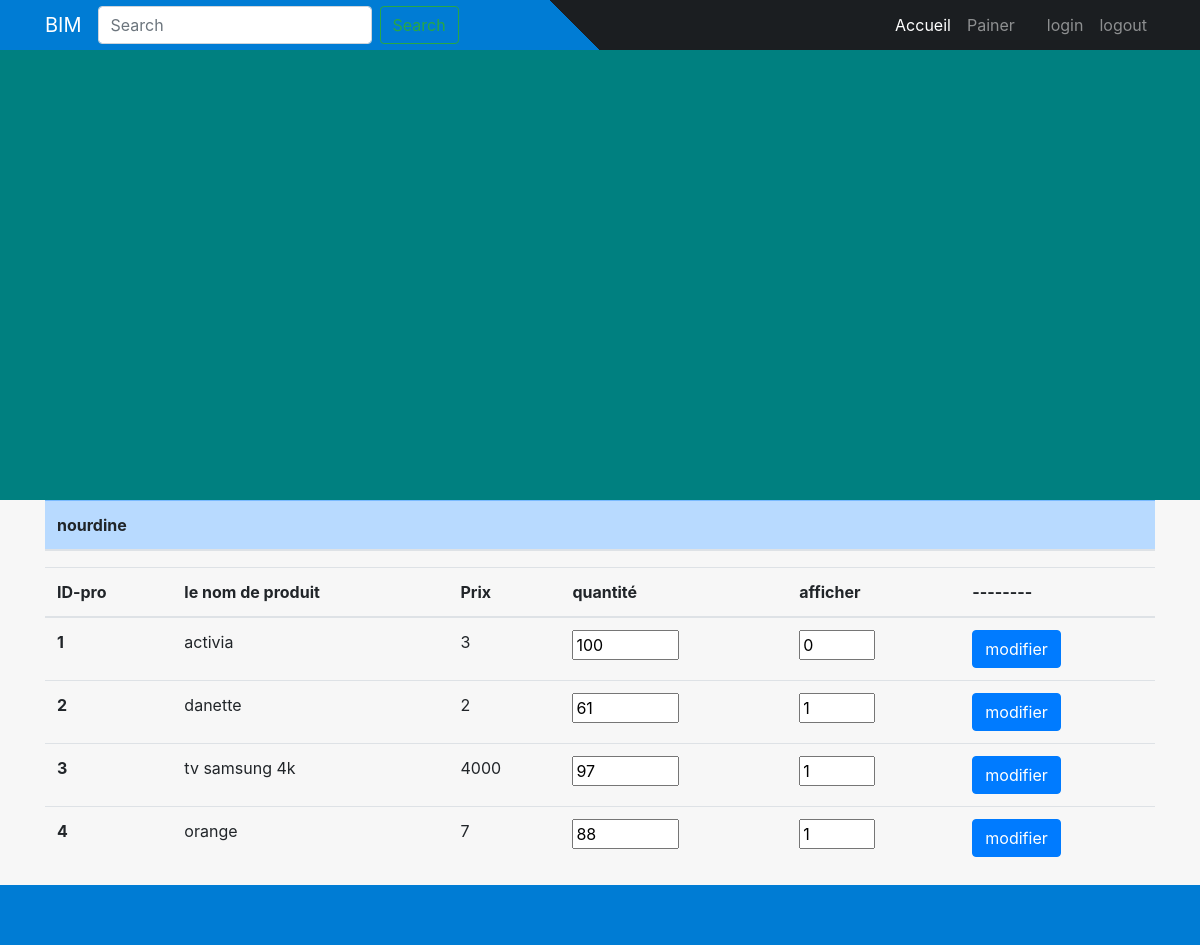
/gestionner.php, run on an earlier commit of the app's database.
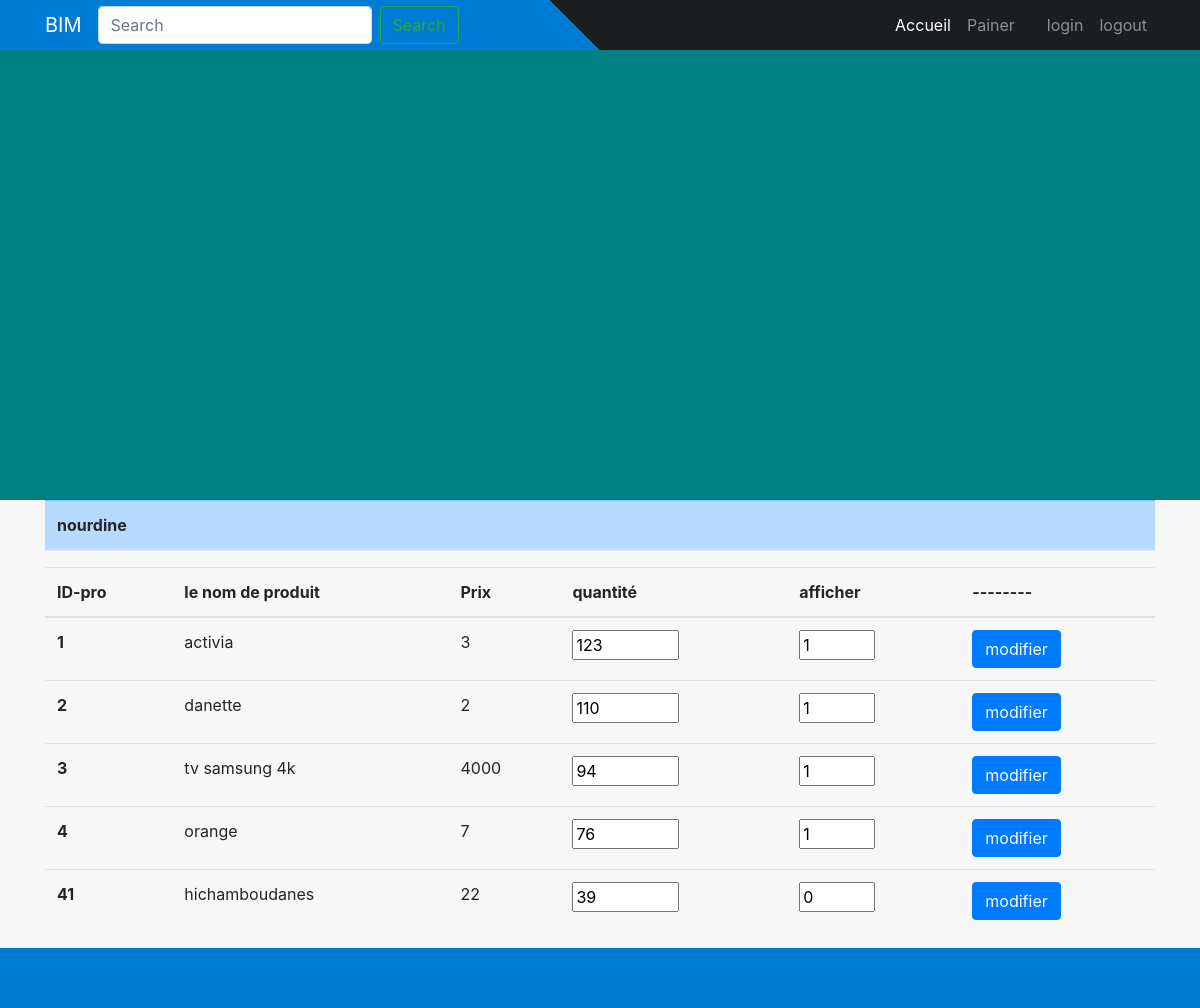
And on a later commit of the database.
### tables this page shows
CREATE TABLE IF NOT EXISTS `user` (
  `id_user` int(10) unsigned NOT NULL AUTO_INCREMENT,
  `username` varchar(50) NOT NULL,
  `email` varchar(50) NOT NULL,
  `pass` varchar(50) NOT NULL,
  `idrole` int(10) unsigned NOT NULL,
  PRIMARY KEY (`id_user`) USING BTREE,
  KEY `id_role` (`idrole`) USING BTREE,
  CONSTRAINT `FK_user_role` FOREIGN KEY (`idrole`) REFERENCES `role` (`id_role`)
);

CREATE TABLE IF NOT EXISTS `produit` (
  `ID_pro` int(10) unsigned NOT NULL AUTO_INCREMENT,
  `nom` varchar(50) DEFAULT NULL,
  `Qte` int(11) DEFAULT NULL,
  `id_ad` int(11) unsigned NOT NULL,
  `id_ca` int(11) unsigned NOT NULL,
  `prix` int(11) unsigned NOT NULL,
  `img` varchar(50) DEFAULT NULL,
  `visible` int(2) unsigned NOT NULL DEFAULT 1,
  PRIMARY KEY (`ID_pro`),
  KEY `FK_AJOUTE` (`id_ad`),
  KEY `id_ca` (`id_ca`),
  CONSTRAINT `FK_produit_categorie` FOREIGN KEY (`id_ca`) REFERENCES `categorie` (`id_cat`),
  CONSTRAINT `FK_produit_user` FOREIGN KEY (`id_ad`) REFERENCES `user` (`id_user`)
);

### gestionner.php (the view, shortened to what this page needs)
<?php include('server.php')?>
<!doctype html>
<html lang="en">
  <head>
    <link rel="stylesheet" href="https://stackpath.bootstrapcdn.com/bootstrap/4.5.0/css/bootstrap.min.css">
    <link rel="stylesheet" href="./style.css">
  </head>
<body>
<?php include('header.php') ?>
<?php
$user = "SELECT * FROM user where idrole='2'" ;
$resultuser = $conn->query($user);
if ($resultuser->num_rows > 0) {
  while($rowuser = $resultuser->fetch_assoc()) {
     echo   "<div class='container'>
             <table class='table'>
               <thead class='table-primary'>
                 <tr>
                   <th scope='col  '>" . $rowuser["username"] . "</th>
                 </tr>
            </thead>
             </div>
                       <div class='container'>
              <table class='table table-hover'>
              <thead>
                <tr>
                  <th scope='col'>ID-pro</th>
                  <th scope='col'>le nom de produit</th>
                  <th scope='col'>Prix</th>
                  <th scope='col'>quantité</th>
                  <th scope='col'>afficher</th>
                  <th scope='col'>--------</th>
                </tr>
              </thead>
              <tbody>";
              $pro = "SELECT * FROM produit";
              $resultpro = $conn->query($pro);
              if ($resultpro->num_rows > 0) {
                while($rowpro = $resultpro->fetch_assoc()) {
                    echo   "<tr>
                    <form action='gest.php' method='GET'>
                    <input type='number' class='d-none' name='ID_pro' value='" . $rowpro["ID_pro"] . "'>
                    <input type='number' class='d-none' name='id_ad' value='" . $rowpro["id_ad"] . "'>
                    <th scope='row'>" . $rowpro["ID_pro"] . "</th>
                    <td>" . $rowpro["nom"] . "</td>
                    <td>" . $rowpro["prix"] . "</td>
                    <td ><input type='number'  name='qantite' min='0' max='1000' value='" . $rowpro["Qte"] . "'></td>
                    <td ><input type='number'  name='afficher' min='0' max='1' value='" . $rowpro["visible"] . "'></label></td>
                    <td ><input type='submit' class='btn btn-primary' value='modifier'></td>
                    </form>
                  </tr>";
                 }
              }
      echo" </tbody>
              </table>
            </div>"  ;
   }
}
?>
<?php include('footer.php') ?>
  </body>
</html>

### header.php (shortened to what this page needs)
<header class="header">
<div class="fixed-top">
    <nav class="navbar navbar-expand-lg navbar-dark mx-background-top-linear">
      <div class="container">
        <a class="navbar-brand" href="index.html" style="text-transform: uppercase;">bim</a>
        <form action="gestion.php" method="get" class="form-inline my-2 my-lg-0">
            <input class="form-control mr-sm-2" type="search" placeholder="Search" name="Search">
            <button class="btn btn-outline-success my-2 my-sm-0" type="submit">Search</button>
          </form>
        <div class="collapse navbar-collapse" id="navbarResponsive">
          <ul class="navbar-nav ml-auto">
            <li class="nav-item active">
              <a class="nav-link" href="gestion.php" onclick='ver()'>Accueil
              </a>
            <li class="nav-item">
              <a class="nav-link" href="paniergbl.php">Painer</a>
            </li>
            <li class="nav-item">
            <a href="#" class="nav-link" > <span class="glyphicon glyphicon-user"></span> <?php   if( isset($_SESSION['username'])){
              echo $_SESSION['username'];
            }else{
              echo   " <li class='nav-item' ><a class='nav-link' href='login.php' id='connecte' >login</a> </li>";
            }; ?>  </a>
            </li>
            <li class="nav-item">
            <a  class="nav-link" href ="gestion.php?logout='1'"><span class="glyphicon glyphicon-user"></span> logout</a>
            </li>
          </ul>
        </div>
      </div>
    </nav>
  </div>
</header>

### footer.php (shortened to what this page needs)
<footer class="footer">
</footer>

### style.css (style rules this page uses)
body { margin: 0; font-family: -apple-system,BlinkMacSystemFont,"Segoe UI",Roboto,"Helvetica Neue",Arial,sans-serif; font-size: 1rem; font-weight: 400; line-height: 1.5; color: #212529; background-color: #f7f7f7; }
.navbar { display: -ms-flexbox; display: flex; -ms-flex-wrap: wrap; flex-wrap: wrap; -ms-flex-align: center; align-items: center; -ms-flex-pack: justify; justify-content: space-between; padding: 5px; }
.header { background-color: teal; height: 500px; }
header .navbar { margin-bottom: 0; }
a { color: #0a0a0a; text-decoration: none; }
li { list-style-type: none; }
.mx-background-top-linear { background: -webkit-linear-gradient(45deg, #007cd4 48%, #1b1e21 48%); background: -webkit-linear-gradient(left, #007cd4 48%, #1b1e21 48%); background: linear-gradient(45deg, #007cd4 48%, #1b1e21 48%); }
.footer { position: relative; bottom: 0; width: 100%; height: 60px; line-height: 60px; background-color: #007cd4; }

What changed in the data, as far as the page shows it:
changed produit "activia": qantite "100" → "123"; afficher "0" → "1"
changed produit "danette": qantite "61" → "110"
changed produit "tv samsung 4k": qantite "97" → "94"
changed produit "orange": qantite "88" → "76"
added produit: ID_pro "41", nom "hichamboudanes", prix "22", qantite "39", afficher "0"
